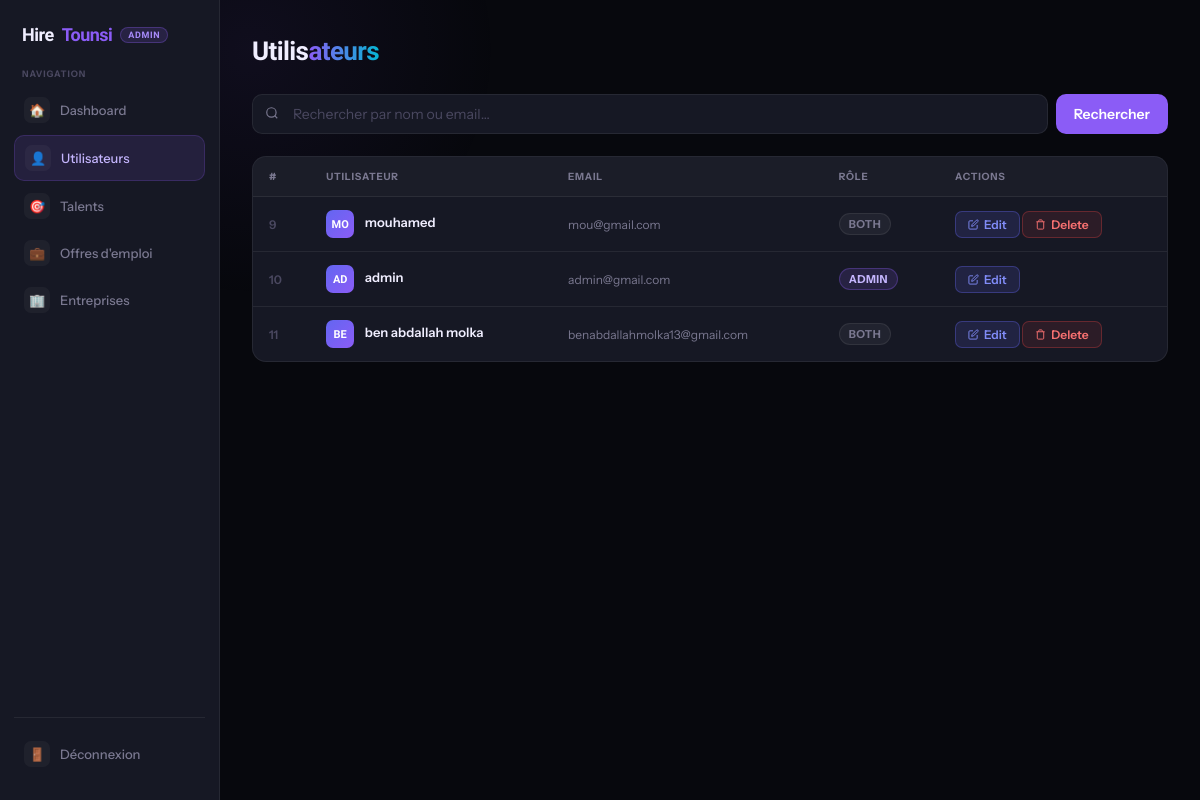
The page /admin.php?page=users (signed in) on the database as committed earlier.
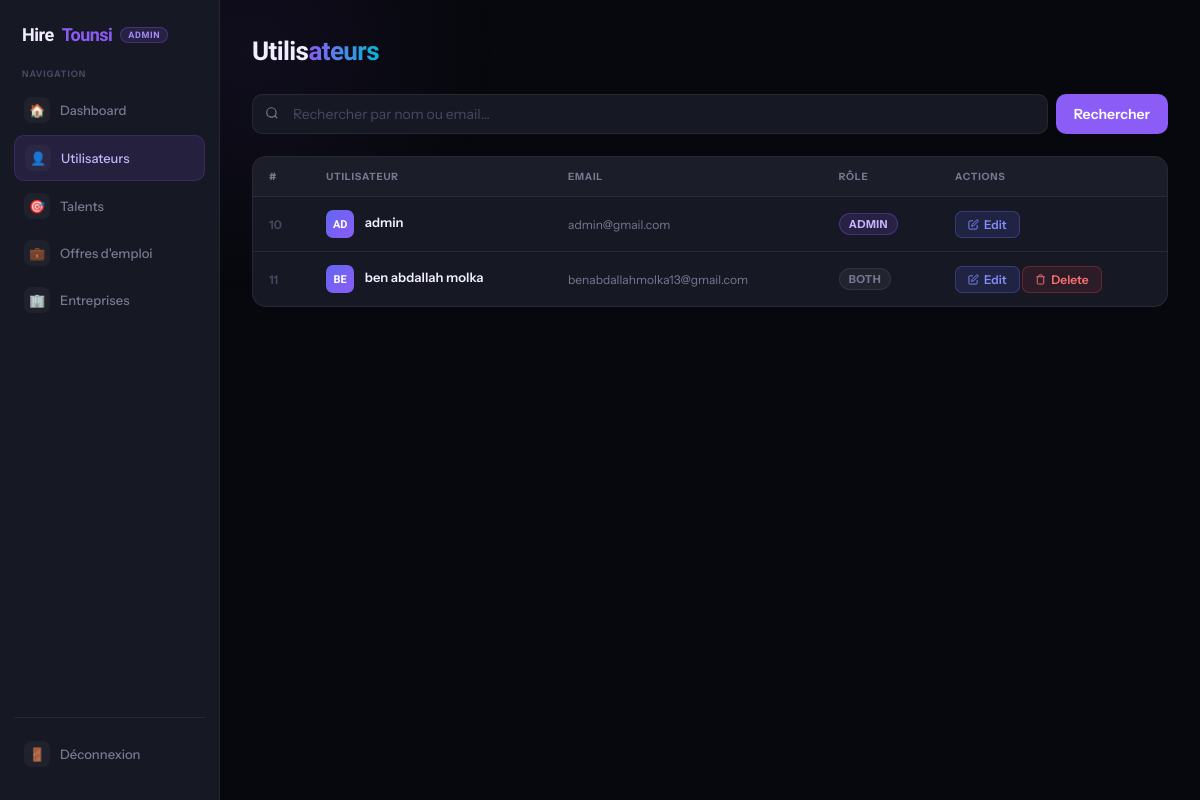
The same page on the database as committed later.
### tables this page shows
CREATE TABLE `users` (
  `id` int(11) NOT NULL,
  `name` varchar(100) NOT NULL,
  `email` varchar(150) NOT NULL,
  `password` varchar(255) NOT NULL,
  `created_at` timestamp NOT NULL DEFAULT current_timestamp(),
  `phone` varchar(20) DEFAULT NULL,
  `bio` text DEFAULT NULL,
  `skills` text DEFAULT NULL,
  `cv_path` varchar(255) DEFAULT NULL,
  `avatar_path` varchar(255) DEFAULT NULL,
  `job_title` varchar(100) DEFAULT NULL,
  `role` enum('candidat','recruteur','both','admin') DEFAULT 'candidat',
  `is_recruiter` tinyint(1) DEFAULT 0,
  `profile_photo` varchar(255) DEFAULT NULL,
  `cv` varchar(255) DEFAULT NULL
);

### admin.php (the view, shortened to what this page needs)
<?php
include "config.php";
$page = $_GET["page"] ?? "dashboard";
$search = $_GET["search"] ?? "";
if ($search != "") {
    $stmt = $pdo->prepare("SELECT * FROM users WHERE name LIKE ? OR email LIKE ?");
    $stmt->execute(["%$search%", "%$search%"]);
} else {
    $stmt = $pdo->query("SELECT * FROM users");
}
$users = $stmt->fetchAll();
$totalUsers   = $pdo->query("SELECT COUNT(*) FROM users")->fetchColumn();
$totalTalents = $pdo->query("SELECT COUNT(*) FROM talents")->fetchColumn();
$totalJobs    = $pdo->query("SELECT COUNT(*) FROM jobs")->fetchColumn();
?>
<!DOCTYPE html>
<html lang="fr">
<head>
</head>
<body>
<div class="sidebar">
  <div class="sidebar-logo">
    Hire<em>Tounsi</em>
    <span class="admin-badge">Admin</span>
  </div>
  <span class="sidebar-sep">Navigation</span>
  <a href="?page=dashboard" class="<?= $page==='dashboard'?'active':'' ?>">
    <span class="s-icon">🏠</span> Dashboard
  </a>
  <a href="?page=users" class="<?= $page==='users'?'active':'' ?>">
    <span class="s-icon">👤</span> Utilisateurs
  </a>
  <a href="?page=talents" class="<?= $page==='talents'?'active':'' ?>">
    <span class="s-icon">🎯</span> Talents
  </a>
  <a href="?page=jobs" class="<?= $page==='jobs'?'active':'' ?>">
    <span class="s-icon">💼</span> Offres d'emploi
  </a>
  <a href="?page=companies" class="<?= $page==='companies'?'active':'' ?>">
  <span class="s-icon">🏢</span> Entreprises
</a>
  <div class="sidebar-bottom">
    <a href="logout.php">
      <span class="s-icon">🚪</span> Déconnexion
    </a>
  </div>
</div>
<div class="main">
<?php if($page == "dashboard"): ?>
  <div class="ph">
    <h1>Tableau de <span>bord</span></h1>
  </div>
  <div class="stats">
    <div class="stat">
      <div class="stat-label">Utilisateurs</div>
      <div class="stat-val"><?= $totalUsers ?></div>
    </div>
    <div class="stat">
      <div class="stat-label">Talents</div>
      <div class="stat-val"><?= $totalTalents ?></div>
    </div>
    <div class="stat">
      <div class="stat-label">Offres d'emploi</div>
      <div class="stat-val"><?= $totalJobs ?></div>
    </div>
  </div>
  <div class="welcome-card">
    <p>Bienvenue dans le panneau d'administration <strong style="color:var(--text)">HireTounsi</strong>. Gérez les utilisateurs, talents et offres depuis la barre latérale.</p>
  </div>
<?php elseif($page == "users"): ?>
  <div class="ph">
    <h1>Utilis<span>ateurs</span></h1>
  </div>
  <form method="GET" class="search-bar">
    <div class="search-wrap">
      <span class="si">
      </span>
      <input class="search-input" type="text" name="search" value="<?= htmlspecialchars($search) ?>" placeholder="Rechercher par nom ou email…">
    </div>
    <button class="btn-search" type="submit">Rechercher</button>
  </form>
  <div class="table-wrap">
    <table>
      <thead>
        <tr>
          <th>#</th>
          <th>Utilisateur</th>
          <th>Email</th>
          <th>Rôle</th>
          <th>Actions</th>
        </tr>
      </thead>
      <tbody>
        <?php foreach($users as $u): ?>
        <tr>
          <td class="td-id"><?= $u["id"] ?></td>
          <td>
            <span class="avatar"><?= strtoupper(substr($u["name"],0,2)) ?></span>
            <span class="td-name"><?= htmlspecialchars($u["name"]) ?></span>
          </td>
          <td class="td-email"><?= htmlspecialchars($u["email"]) ?></td>
          <td>
            <span class="role-badge <?= $u['role']==='admin'?'role-admin':'role-user' ?>">
              <?= htmlspecialchars($u["role"]) ?>
            </span>
          </td>
          <td>
            <a class="btn btn-blue" href="edit_user.php?id=<?= $u['id'] ?>">
              <svg width="11" height="11" viewBox="0 0 24 24" fill="none" stroke="currentColor" stroke-width="2"><path d="M11 4H4a2 2 0 0 0-2 2v14a2 2 0 0 0 2 2h14a2 2 0 0 0 2-2v-7"/><path d="M18.5 2.5a2.121 2.121 0 0 1 3 3L12 15l-4 1 1-4 9.5-9.5z"/></svg>
              Edit
            </a>
            <?php if($u["role"] != "admin"): ?>
            <a class="btn btn-red" href="delete_user.php?id=<?= $u['id'] ?>">
              <svg width="11" height="11" viewBox="0 0 24 24" fill="none" stroke="currentColor" stroke-width="2"><path d="M3 6h18"/><path d="M19 6v14a2 2 0 0 1-2 2H7a2 2 0 0 1-2-2V6"/><path d="M8 6V4a2 2 0 0 1 2-2h4a2 2 0 0 1 2 2v2"/></svg>
              Delete
            </a>
            <?php endif; ?>
          </td>
        </tr>
        <?php endforeach; ?>
      </tbody>
    </table>
  </div>
<?php endif; ?>
</div>
</body>
</html>

Rows that differ between the two databases and show on the page:
removed users: id "9", name "MO", name "mouhamed", email "mou@gmail.com", role "BOTH"
